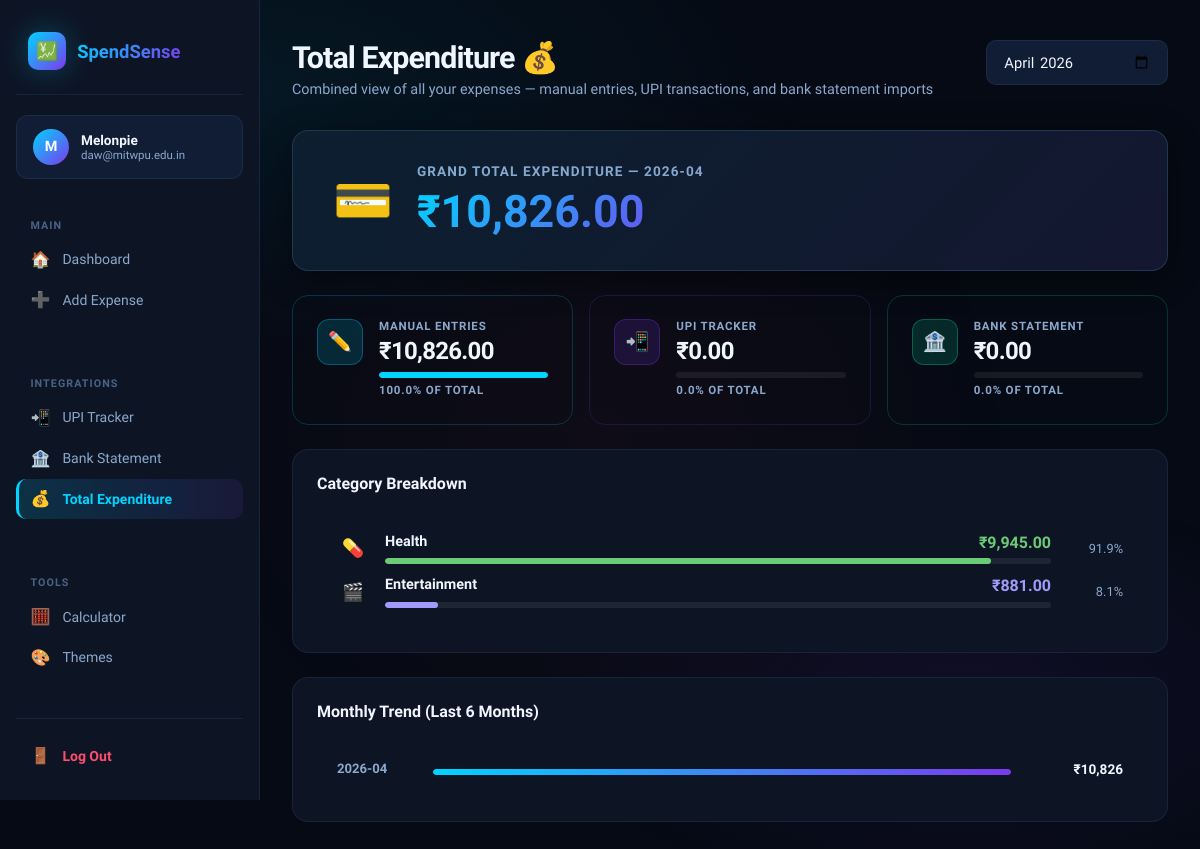
Page /total_expenditure (signed in) on the committed database.
### tables this page shows
CREATE TABLE expenses (
        id INTEGER PRIMARY KEY AUTOINCREMENT,
        user_id INTEGER NOT NULL REFERENCES users(id) ON DELETE CASCADE,
        amount REAL NOT NULL,
        category TEXT NOT NULL,
        description TEXT,
        source TEXT DEFAULT 'manual',
        date TEXT NOT NULL,
        created_at TIMESTAMP DEFAULT CURRENT_TIMESTAMP);

### app.py (the view)
@app.route("/total_expenditure")
def total_expenditure():
    uid = require_login()
    if not uid: return redirect(url_for("login"))
    conn = get_db()
    selected_month = request.args.get("month", get_current_month())
    upi_total = conn.execute(
        "SELECT COALESCE(SUM(amount),0) as t FROM expenses WHERE user_id=? AND source='upi' AND strftime('%Y-%m',date)=?",
        (uid, selected_month)).fetchone()["t"]
    bank_total = conn.execute(
        "SELECT COALESCE(SUM(amount),0) as t FROM expenses WHERE user_id=? AND source='bank' AND strftime('%Y-%m',date)=?",
        (uid, selected_month)).fetchone()["t"]
    manual_total = conn.execute(
        "SELECT COALESCE(SUM(amount),0) as t FROM expenses WHERE user_id=? AND source='manual' AND strftime('%Y-%m',date)=?",
        (uid, selected_month)).fetchone()["t"]
    grand_total = upi_total + bank_total + manual_total
    cat_rows = conn.execute(
        """SELECT category, SUM(amount) as total FROM expenses
           WHERE user_id=? AND strftime('%Y-%m',date)=?
           GROUP BY category ORDER BY total DESC""", (uid, selected_month)).fetchall()
    category_totals = [{"category":r["category"],"total":r["total"]} for r in cat_rows]
    monthly_rows = conn.execute(
        """SELECT strftime('%Y-%m',date) as month, SUM(amount) as total
           FROM expenses WHERE user_id=?
           GROUP BY strftime('%Y-%m',date)
           ORDER BY month DESC LIMIT 6""", (uid,)).fetchall()
    monthly_data = [{"month":r["month"],"total":r["total"]} for r in monthly_rows]
    conn.close()
    return render_template("total_expenditure.html",
        upi_total=upi_total, bank_total=bank_total, manual_total=manual_total,
        grand_total=grand_total, category_totals=category_totals,
        monthly_data=monthly_data, selected_month=selected_month,
        current_month=get_current_month())

### app.py (called while the page is built)
def get_db():
    conn = sqlite3.connect(DB_PATH)
    conn.row_factory = sqlite3.Row
    conn.execute("PRAGMA foreign_keys = ON")
    return conn

def require_login():
    return session.get("user_id")

def get_current_month():
    return date.today().strftime("%Y-%m")

### templates/total_expenditure.html (shortened to what this page needs)
{% extends "base.html" %}
{% block content %}
<div class="page-header">
  <div>
    <h1 class="page-title">Total Expenditure 💰</h1>
    <p class="page-sub">Combined view of all your expenses — manual entries, UPI transactions, and bank statement imports</p>
  </div>
  <div style="display:flex;gap:.75rem;align-items:center;flex-wrap:wrap">
    <form method="GET" action="/total_expenditure" style="display:flex;gap:.5rem;align-items:center">
      <input type="month" name="month" value="{{ selected_month }}" class="form-input" style="width:auto" onchange="this.form.submit()">
    </form>
  </div>
</div>
<div class="total-hero-card">
  <div class="total-hero-icon">💳</div>
  <div>
    <div class="total-hero-label">Grand Total Expenditure — {{ selected_month }}</div>
    <div class="total-hero-amount">₹{{ "{:,.2f}".format(grand_total) }}</div>
  </div>
</div>
<div class="upi-stats-grid" style="margin-bottom:1.5rem">
  <div class="stat-card" style="margin:0;border:1px solid rgba(0,212,255,0.2)">
    <div class="stat-icon-wrap si-cyan">✏️</div>
    <div class="stat-body">
      <p class="stat-label">Manual Entries</p>
      <h2 class="stat-value sv-cyan">₹{{ "{:,.2f}".format(manual_total) }}</h2>
      {% if grand_total > 0 %}
      <div class="mini-bar-track"><div class="mini-bar-fill" style="width:{{ (manual_total/grand_total*100)|int }}%;background:var(--cyan)"></div></div>
      <p class="stat-label" style="margin-top:.3rem">{{ (manual_total/grand_total*100)|round(1) }}% of total</p>
      {% endif %}
    </div>
  </div>
  <div class="stat-card" style="margin:0;border:1px solid rgba(124,58,237,0.2)">
    <div class="stat-icon-wrap si-violet">📲</div>
    <div class="stat-body">
      <p class="stat-label">UPI Tracker</p>
      <h2 class="stat-value sv-violet">₹{{ "{:,.2f}".format(upi_total) }}</h2>
      {% if grand_total > 0 %}
      <div class="mini-bar-track"><div class="mini-bar-fill" style="width:{{ (upi_total/grand_total*100)|int }}%;background:#7c3aed"></div></div>
      <p class="stat-label" style="margin-top:.3rem">{{ (upi_total/grand_total*100)|round(1) }}% of total</p>
      {% endif %}
    </div>
  </div>
  <div class="stat-card" style="margin:0;border:1px solid rgba(0,229,160,0.2)">
    <div class="stat-icon-wrap si-green">🏦</div>
    <div class="stat-body">
      <p class="stat-label">Bank Statement</p>
      <h2 class="stat-value sv-green">₹{{ "{:,.2f}".format(bank_total) }}</h2>
      {% if grand_total > 0 %}
      <div class="mini-bar-track"><div class="mini-bar-fill" style="width:{{ (bank_total/grand_total*100)|int }}%;background:var(--emerald)"></div></div>
      <p class="stat-label" style="margin-top:.3rem">{{ (bank_total/grand_total*100)|round(1) }}% of total</p>
      {% endif %}
    </div>
  </div>
</div>
{% if category_totals %}
<div class="card" style="margin-bottom:1.5rem">
  <div class="card-header"><h3>Category Breakdown</h3></div>
  <div style="padding:1.25rem;display:flex;flex-direction:column;gap:.75rem">
    {% set cat_colors = {'Food':'#FF6B6B','Travel':'#4ECDC4','Shopping':'#FFD93D','Entertainment':'#A29BFE','Health':'#6BCB77','Education':'#60A5FA','Others':'#FB923C'} %}
    {% set cat_icons  = {'Food':'🍔','Travel':'✈️','Shopping':'🛍️','Entertainment':'🎬','Health':'💊','Education':'📚','Others':'📦'} %}
    {% for ct in category_totals %}
    <div style="display:flex;align-items:center;gap:1rem">
      <div style="width:2rem;text-align:center;font-size:1.1rem">{{ cat_icons.get(ct.category,'📦') }}</div>
      <div style="flex:1">
        <div style="display:flex;justify-content:space-between;margin-bottom:.3rem">
          <span style="font-weight:600;font-size:.9rem">{{ ct.category }}</span>
          <span style="font-weight:700;color:{{ cat_colors.get(ct.category,'#ccc') }}">₹{{ "{:,.2f}".format(ct.total) }}</span>
        </div>
        <div class="mini-bar-track">
          <div class="mini-bar-fill" style="width:{{ (ct.total/grand_total*100)|int if grand_total > 0 else 0 }}%;background:{{ cat_colors.get(ct.category,'#888') }}"></div>
        </div>
      </div>
      <div style="font-size:.8rem;color:var(--t2);min-width:3.5rem;text-align:right">
        {{ (ct.total/grand_total*100)|round(1) if grand_total > 0 else 0 }}%
      </div>
    </div>
    {% endfor %}
  </div>
</div>
{% endif %}
{% if monthly_data %}
<div class="card">
  <div class="card-header"><h3>Monthly Trend (Last 6 Months)</h3></div>
  <div style="padding:1.25rem;display:flex;flex-direction:column;gap:.65rem">
    {% set max_month = monthly_data|map(attribute='total')|max %}
    {% for md in monthly_data %}
    <div style="display:flex;align-items:center;gap:1rem">
      <div style="min-width:5rem;font-size:.82rem;color:var(--t2);font-weight:600">{{ md.month }}</div>
      <div style="flex:1">
        <div class="mini-bar-track">
          <div class="mini-bar-fill" style="width:{{ (md.total/max_month*100)|int if max_month > 0 else 0 }}%;background:var(--g-main)"></div>
        </div>
      </div>
      <div style="font-weight:700;font-size:.85rem;min-width:6rem;text-align:right">₹{{ "{:,.0f}".format(md.total) }}</div>
    </div>
    {% endfor %}
  </div>
</div>
{% endif %}
{% endblock %}

### rows in the picture
expenses: get "💊", category "Health", total "9,945.00", {{ (ct.total/grand_total*100)|int if grand_total > 0 else 0 }} 91 (drawn), total "91.9"
expenses: get "🎬", category "Entertainment", total "881.00", {{ (ct.total/grand_total*100)|int if grand_total > 0 else 0 }} 8 (drawn), total "8.1"

### other values in the picture
{{ session.user_name[0].upper() }} "M"
{{ session.user_name }} "Melonpie"
{{ session.user_email }} "daw@mitwpu.edu.in"
{{ selected_month }} "2026-04"
{{ "{:,.2f}".format(grand_total) }} "10,826.00"
{{ "{:,.2f}".format(manual_total) }} "10,826.00"
{{ (manual_total/grand_total*100)|round(1) }} "100.0"
{{ "{:,.2f}".format(upi_total) }} "0.00"
{{ (upi_total/grand_total*100)|round(1) }} "0.0"
{{ "{:,.2f}".format(bank_total) }} "0.00"
{{ (bank_total/grand_total*100)|round(1) }} "0.0"
{{ md.month }} "2026-04"
{{ "{:,.0f}".format(md.total) }} "10,826"
